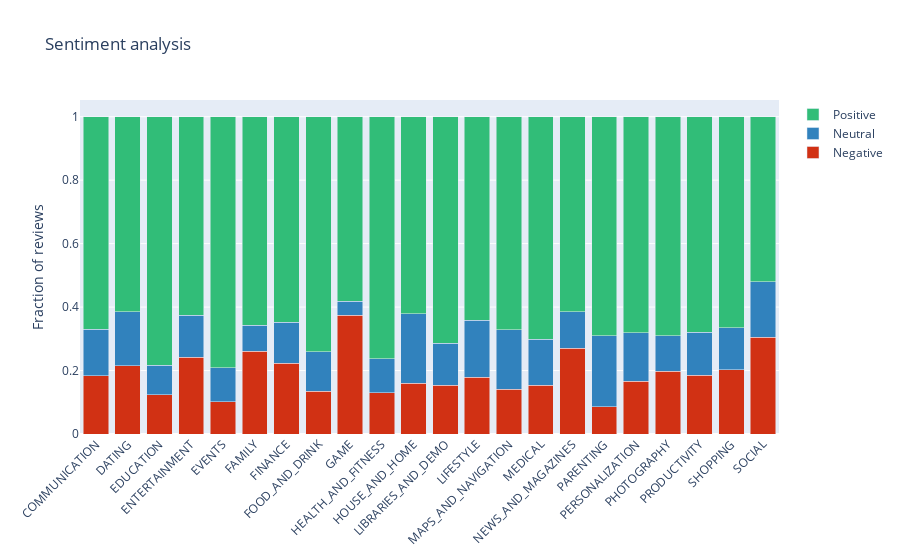

The cell this chart's notebook holds for it:
### Code cell
trace1 = go.Bar(
    x=list(new_df.Category[::3])[6:-5],
    y= new_df.Sentiment_Normalized[::3][6:-5],
    name='Negative',
    marker=dict(color = 'rgb(209,49,20)')
)

trace2 = go.Bar(
    x=list(new_df.Category[::3])[6:-5],
    y= new_df.Sentiment_Normalized[1::3][6:-5],
    name='Neutral',
    marker=dict(color = 'rgb(49,130,189)')
)

trace3 = go.Bar(
    x=list(new_df.Category[::3])[6:-5],
    y= new_df.Sentiment_Normalized[2::3][6:-5],
    name='Positive',
    marker=dict(color = 'rgb(49,189,120)')
)

data = [trace1, trace2, trace3]

layout = go.Layout(
    title = 'Sentiment analysis',
    barmode='stack',
    xaxis = {'tickangle': -45},
    yaxis = {'title': 'Fraction of reviews'}
)

fig = go.Figure(data=data, layout=layout)

plotly.offline.iplot({'data': data, 'layout': layout})


# Health and Fitness apps perform the best, having more than 85% positive reviews.
# On the contrary, many Game and Social apps perform bad leading to 50% positive and 50% negative.

### Figure 1 — Plotly figure (JSON) as saved in the notebook; plotly's stock layout.template omitted (floating-point values rounded to 4 significant figures)
{"data": [{"marker": {"color": "rgb(209,49,20)"}, "name": "Negative", "type": "bar", "x": ["COMMUNICATION", "DATING", "EDUCATION", "ENTERTAINMENT", "EVENTS", "FAMILY", "FINANCE", "FOOD_AND_DRINK", "GAME", "HEALTH_AND_FITNESS", "HOUSE_AND_HOME", "LIBRARIES_AND_DEMO", "LIFESTYLE", "MAPS_AND_NAVIGATION", "MEDICAL", "NEWS_AND_MAGAZINES", "PARENTING", "PERSONALIZATION", "PHOTOGRAPHY", "PRODUCTIVITY", "SHOPPING", "SOCIAL"], "y": [0.1834, 0.2152, 0.123, 0.2413, 0.1013, 0.2613, 0.2233, 0.1353, 0.375, 0.1296, 0.1601, 0.1532, 0.1789, 0.1406, 0.1537, 0.271, 0.08602, 0.1663, 0.1984, 0.1855, 0.2017, 0.3048]}, {"marker": {"color": "rgb(49,130,189)"}, "name": "Neutral", "type": "bar", "x": ["COMMUNICATION", "DATING", "EDUCATION", "ENTERTAINMENT", "EVENTS", "FAMILY", "FINANCE", "FOOD_AND_DRINK", "GAME", "HEALTH_AND_FITNESS", "HOUSE_AND_HOME", "LIBRARIES_AND_DEMO", "LIFESTYLE", "MAPS_AND_NAVIGATION", "MEDICAL", "NEWS_AND_MAGAZINES", "PARENTING", "PERSONALIZATION", "PHOTOGRAPHY", "PRODUCTIVITY", "SHOPPING", "SOCIAL"], "y": [0.147, 0.1705, 0.09402, 0.1337, 0.1076, 0.08091, 0.1285, 0.1241, 0.0437, 0.1078, 0.2186, 0.1321, 0.1789, 0.1875, 0.1451, 0.1149, 0.2231, 0.1522, 0.111, 0.135, 0.1333, 0.1744]}, {"marker": {"color": "rgb(49,189,120)"}, "name": "Positive", "type": "bar", "x": ["COMMUNICATION", "DATING", "EDUCATION", "ENTERTAINMENT", "EVENTS", "FAMILY", "FINANCE", "FOOD_AND_DRINK", "GAME", "HEALTH_AND_FITNESS", "HOUSE_AND_HOME", "LIBRARIES_AND_DEMO", "LIFESTYLE", "MAPS_AND_NAVIGATION", "MEDICAL", "NEWS_AND_MAGAZINES", "PARENTING", "PERSONALIZATION", "PHOTOGRAPHY", "PRODUCTIVITY", "SHOPPING", "SOCIAL"], "y": [0.6696, 0.6143, 0.783, 0.625, 0.7911, 0.6578, 0.6481, 0.7406, 0.5813, 0.7626, 0.6213, 0.7147, 0.6422, 0.6719, 0.7012, 0.6141, 0.6909, 0.6816, 0.6907, 0.6795, 0.665, 0.5207]}], "layout": {"barmode": "stack", "title": {"text": "Sentiment analysis"}, "xaxis": {"tickangle": -45}, "yaxis": {"title": {"text": "Fraction of reviews"}}}}
